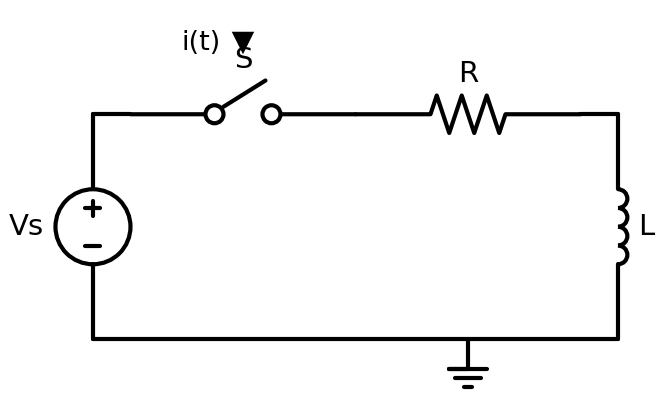

Recreate this plot in Python.
"""
Q2-V1: RL Circuit with Switch — Inductor Energy & KVL-Faraday
Series: Vs → Switch S → R → L → ground loop.
Current arrow i(t) on top rail, voltage polarity v_L across inductor.
"""
import schemdraw
import schemdraw.elements as elm

with schemdraw.Drawing() as d:
    d.config(unit=3, fontsize=14, font='sans-serif')

    # Voltage source (left side)
    source = d.add(elm.SourceV().up().label('Vs', loc='top', ofst=0.15))

    # Top rail: switch then resistor
    d += elm.Line().right().length(0.5).at(source.end)
    sw = d.add(elm.Switch().right().label('S'))
    d += elm.Resistor().right().label('R')

    # Continue to inductor (vertical on right)
    d += elm.Line().right().length(0.5)
    ind = d.add(elm.Inductor().down().label('L', loc='bottom', ofst=0.15))

    # Current arrow on top rail
    d.add(elm.CurrentLabelInline(direction='in').at(sw.center).label('i(t)', fontsize=13))

    # Return path with ground
    d += elm.Line().left().length(2)
    d += elm.Ground()
    d += elm.Line().left().tox(source.start)
    d += elm.Line().up().toy(source.start)

    d.save('q2_v1_inductor_rl.svg')
